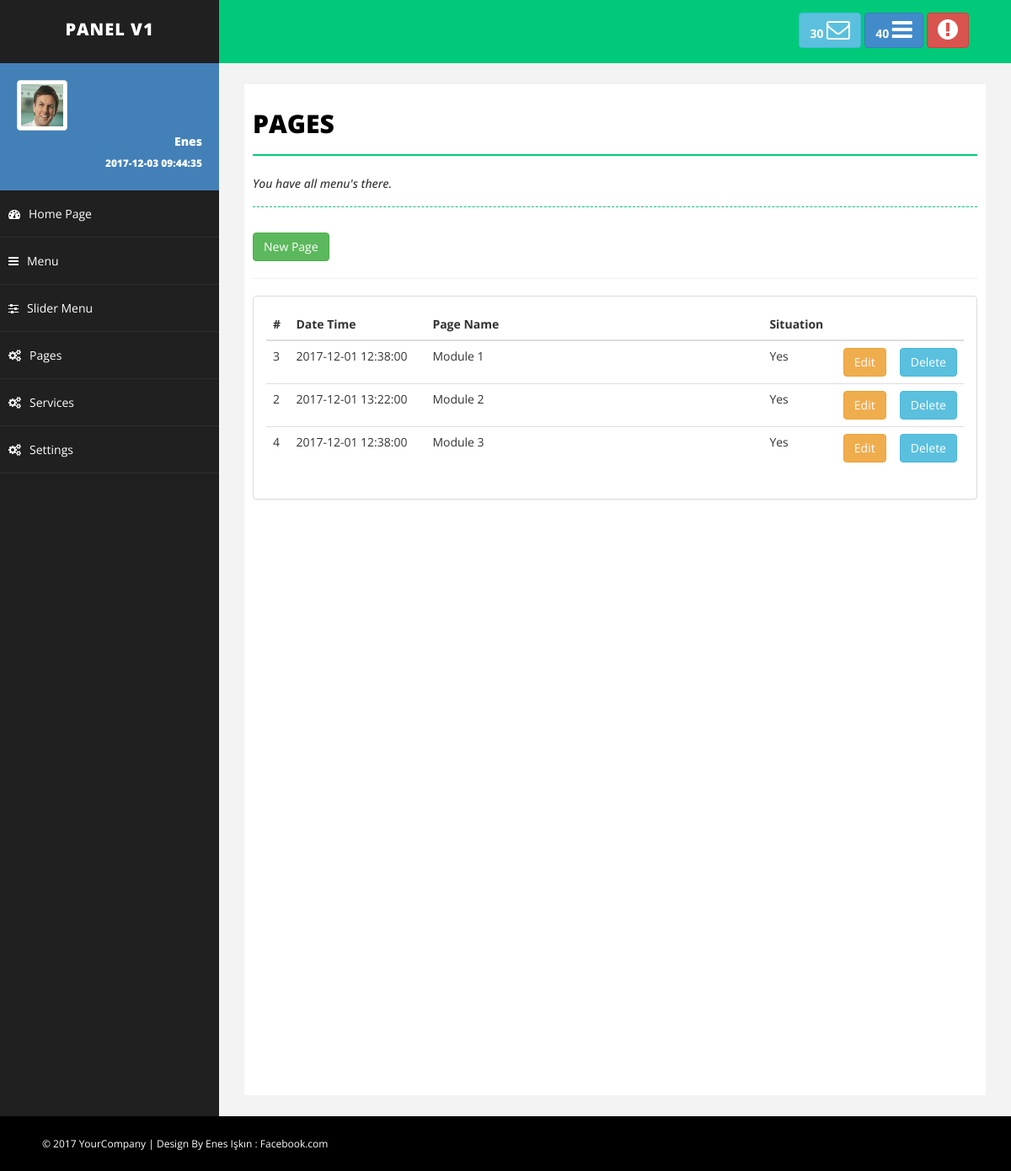
Screenshot of /admin/pages.php (signed in) with the database file from the repository.
### tables this page shows
CREATE TABLE `pages` (
  `page_id` int(11) NOT NULL,
  `page_date` datetime NOT NULL,
  `page_name` varchar(50) NOT NULL,
  `page_content` text NOT NULL,
  `page_no` varchar(50) NOT NULL DEFAULT '0',
  `page_home` varchar(50) NOT NULL DEFAULT '0'
);

### admin/pages.php (the view, shortened to what this page needs)
<?php include'header.php';
include'sidebar.php';
?>
<div id="page-wrapper">
    <div id="page-inner">
        <div class="row">
            <div class="col-md-12">
                <h1 class="page-head-line">PAGES</h1>
                <?php if(@$_GET['case']== "ok"){?>
                    <h1 class="page-subhead-line" style="color: green;">The change has been approved. </h1>
                <?php }elseif(@$_GET['case']=="no"){?>
                    <h1 class="page-subhead-line" style="color: red;">Change not confirmed. </h1>
                <?php } else{ ?>
                    <h1 class="page-subhead-line">You have all menu's there. </h1>
                <?php } ?>
            </div>
            <div class="col-md-12">
                <a href="new_page.php"> <button class="btn btn-success">New Page</button></a>
                <hr>
            </div>
            <div class="col-md-12">
                <div class="panel panel-default">
                <div class="panel-body">
                    <table class="table table-hover">
                        <thead>
                            <tr>
                                <th>#</th>
                                <th>Date Time</th>
                                <th style="width: 400px;">Page Name</th>
                                <th>Situation</th>
                                <th style="width: 20px;"></th>
                                <th style="width: 20px;"></th>
                            </tr>
                        </thead>
                        <tbody>
                        <?php
                            $edit_page= mysqli_query($conn, "SELECT * FROM pages");
                            while($row_page = mysqli_fetch_assoc($edit_page)){?>
                                <tr>
                                    <td><?php echo $row_page['page_id']?></td>
                                    <td><?php echo $row_page['page_date']?></td>
                                    <td><?php echo $row_page['page_name']?></td>
                                    <td><?php
                                        if($row_page['page_home']== 0){
                                            echo "No";
                                        }elseif($row_page['page_home']== 1){
                                            echo "Yes";
                                        }
                                        ?></td>
                                    <td><a href="edit_page.php?page_id=<?php echo $row_page['page_id']?>"><button class="btn btn-warning">Edit</button></a> </td>
                                    <td><a href="pages.php?page_id=<?php echo $row_page['page_id']?>&deletepage=ok"><button class="btn btn-info">Delete</button></a> </td>
                                </tr>
                        <?php }?>
                        </tbody>
                    </table>
                 </div>
               </div>
            </div>
        </div>
    </div>
</div>
<?php include'footer.php'; ?>

### admin/sidebar.php
<nav class="navbar-default navbar-side" role="navigation">
    <div class="sidebar-collapse">
        <ul class="nav" id="main-menu">
            <li>
                <div class="user-img-div">
                    <img src="assets/img/user.png" class="img-thumbnail" />
                    <div class="inner-text">
                        <?php echo $_SESSION['admin_username']; ?>
                        <br />
                        <small><?php
                                $admin_date = $_SESSION['admin_username'];
                                $date = mysqli_query($conn, "SELECT * FROM admin WHERE admin_username = '$admin_date' ");
                                if($row_date= mysqli_fetch_assoc($date)){
                                    echo $row_date['last_date'];
                                }
                            ?> </small>
                    </div>
                </div>
            </li>
            <li>
                <a class="#" href="index.php"><i class="fa fa-dashboard "></i>Home Page</a>
            </li>
            <li>
                <a class="#" href="menu.php"><i class="fa fa-navicon"></i>Menu</a>
            </li>
            <li>
                <a class="#" href="slider.php"><i class="fa fa-sliders"></i>Slider Menu</a>
            </li>
            <li>
                <a class="#" href="pages.php"><i class="fa fa-cogs "></i>Pages</a>
            </li>
            <li>
                <a class="#" href="servicesa.php"><i class="fa fa-cogs "></i>Services</a>
            </li>
            <?php
                $admin = $_SESSION['admin_username'];
                $admin_run = mysqli_query($conn,"SELECT * FROM admin WHERE admin_username = '$admin'");
                $row_admin = mysqli_fetch_assoc($admin_run);
            if($row_admin['admin_role']=="1"){ ?>
                <li>
                <a class="#" href="settings.php"><i class="fa fa-cogs "></i>Settings</a>
            </li>
            <?php }   ?>
    </div>
</nav>

### admin/assets/css/basic.css (style rules this page uses)
body { font-family: 'Open Sans', sans-serif; line-height:25px; }
#page-wrapper { padding: 15px 15px; min-height: 600px; background: #F3F3F3; }
#page-inner { width: 100%; margin: 10px 20px 10px 0px; background-color: #fff!important; padding: 10px; min-height: 1200px; }
.page-head-line { font-size: 30px; text-transform: uppercase; color: #000; font-weight: 800; padding-bottom: 20px; border-bottom: 2px solid #00CA79; margin-bottom: 10px; }
.page-subhead-line { font-size: 14px; padding-top: 5px; padding-bottom: 20px; font-style:italic; margin-bottom:30px; border-bottom:1px dashed #00CA79; }
.user-img-div { min-height: 140px; padding: 20px; background-color: #4380B8; }
.user-img-div img { max-height: 60px; }
.user-img-div .inner-text { text-align: right; position: relative; color: #fff; font-weight: 800; line-height: 25px; }
.sidebar-collapse, .sidebar-collapse .nav { background: none; }
.sidebar-collapse .nav { padding: 0; }
.sidebar-collapse .nav > li > a { color: #fff; background: #202020; text-shadow: none; padding: 15px 40px; border-bottom: 1px solid #2F2E31; }
.sidebar-collapse > .nav > li > a { padding: 15px 10px; }
.navbar-side { border: none; background-color: #202020; }
.navbar-default { border: 0px solid black; }
.nav > li > a > i { margin-right: 10px; }
@media (min-width:768px) { #page-wrapper { margin: 0 0 0 260px; padding: 15px 30px; min-height: 1200px; } }
@media (min-width:768px) { .navbar-side { z-index: 1; position: absolute; width: 260px; } }

### rows the page displays
pages: page_id "3", page_date "2017-12-01 12:38:00", page_name "Module 1", page_home "Yes"
pages: page_id "2", page_date "2017-12-01 13:22:00", page_name "Module 2", page_home "Yes"
pages: page_id "4", page_date "2017-12-01 12:38:00", page_name "Module 3", page_home "Yes"

### other values shown
$_SESSION['admin_username'] "Enes"
$row_date['last_date'] "2017-12-03 09:44:35"
